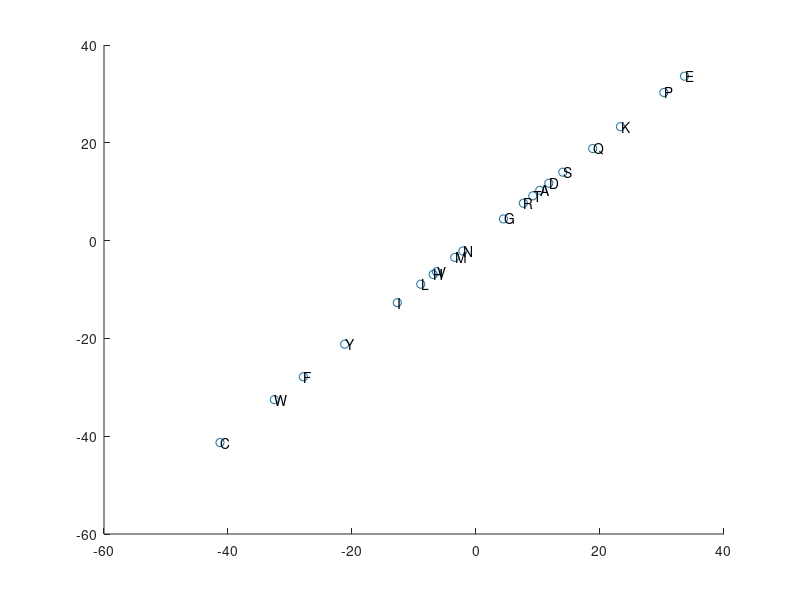

The MATLAB source for this figure:
clear

BLOSUM_Sigma = 2;
C=[9,-1,-1,-3,0,-3,-3,-3,-4,-3,-3,-3,-3,-1,-1,-1,-1,-2,-2,-2];
S=[-1,4,1,-1,1,0,1,0,0,0,-1,-1,0,-1,-2,-2,-2,-2,-2,-3];
T=[-1,1,4,1,-1,1,0,1,0,0,0,-1,0,-1,-2,-2,-2,-2,-2,-3];
P=[-3,-1,1,7,-1,-2,-1,-1,-1,-1,-2,-2,-1,-2,-3,-3,-2,-4,-3,-4];
A=[0,1,-1,-1,4,0,-1,-2,-1,-1,-2,-1,-1,-1,-1,-1,-2,-2,-2,-3];
G=[-3,0,1,-2,0,6,-2,-1,-2,-2,-2,-2,-2,-3,-4,-4,0,-3,-3,-2];
N=[-3,1,0,-2,-2,0,6,1,0,0,-1,0,0,-2,-3,-3,-3,-3,-2,-4];
D=[-3,0,1,-1,-2,-1,1,6,2,0,-1,-2,-1,-3,-3,-4,-3,-3,-3,-4];
E=[-4,0,0,-1,-1,-2,0,2,5,2,0,0,1,-2,-3,-3,-3,-3,-2,-3];
Q=[-3,0,0,-1,-1,-2,0,0,2,5,0,1,1,0,-3,-2,-2,-3,-1,-2];
H=[-3,-1,0,-2,-2,-2,1,1,0,0,8,0,-1,-2,-3,-3,-2,-1,2,-2];
R=[-3,-1,-1,-2,-1,-2,0,-2,0,1,0,5,2,-1,-3,-2,-3,-3,-2,-3];
K=[-3,0,0,-1,-1,-2,0,-1,1,1,-1,2,5,-1,-3,-2,-3,-3,-2,-3];
M=[-1,-1,-1,-2,-1,-3,-2,-3,-2,0,-2,-1,-1,5,1,2,-2,0,-1,-1];
I=[-1,-2,-2,-3,-1,-4,-3,-3,-3,-3,-3,-3,-3,1,4,2,1,0,-1,-3];
L=[-1,-2,-2,-3,-1,-4,-3,-4,-3,-2,-3,-2,-2,2,2,4,3,0,-1,-2];
V=[-1,-2,-2,-2,0,-3,-3,-3,-2,-2,-3,-3,-2,1,3,1,4,-1,-1,-3];
F=[-2,-2,-2,-4,-2,-3,-3,-3,-3,-3,-1,-3,-3,0,0,0,-1,6,3,1];
Y=[-2,-2,-2,-3,-2,-3,-2,-3,-2,-1,2,-2,-2,-1,-1,-1,-1,3,7,2];
W=[-2,-3,-3,-4,-3,-2,-4,-4,-3,-2,-2,-3,-3,-1,-3,-2,-3,1,2,11];

O_BLOSUM=[C',S',T',P',A',G',N',D',E',Q',H',R',K',M',I',L',V',F',Y',W'];
BLOSUM=exp(O_BLOSUM/BLOSUM_Sigma);

s=sum(BLOSUM,2);
n=repmat(s,1,20);
BLOSUM=BLOSUM./n;


load('a2v.mat')

s=sum(similarity,2);
n=repmat(s,1,20);
norm_similarity=similarity./n;


%% 
[eigenvectors,scores,variances]  = pca(vector);

% num_features=1:length(variances);
% percentage=zeros(size(num_features));
% 
% for i = 2:length(variances)
%     percentage(i) = sum(variances(1:i-1))/sum(variances);
% end
% 
% plot(num_features,percentage);

%%
AAs={'C','S','T','P','A','G','N','D','E','Q','H','R','K','M','I','L','V','F','Y','W'};

X=double(scores(:,1:3))*10;
x=X(:,1);
y=X(:,1);
z=X(:,1);
scatter3(x,y,z);
dx = 0.1; dy = 0.1; dz = 0.1;
text(x+dx, y+dy,z+dz, AAs);

%%
AAs={'C','S','T','P','A','G','N','D','E','Q','H','R','K','M','I','L','V','F','Y','W'};

X=double(scores(:,1:2))*100;
x=X(:,1);
y=X(:,1);
scatter(x,y);
dx = 0.1; dy = 0.1; dz = 0.1;
text(x+dx, y+dy, AAs);

